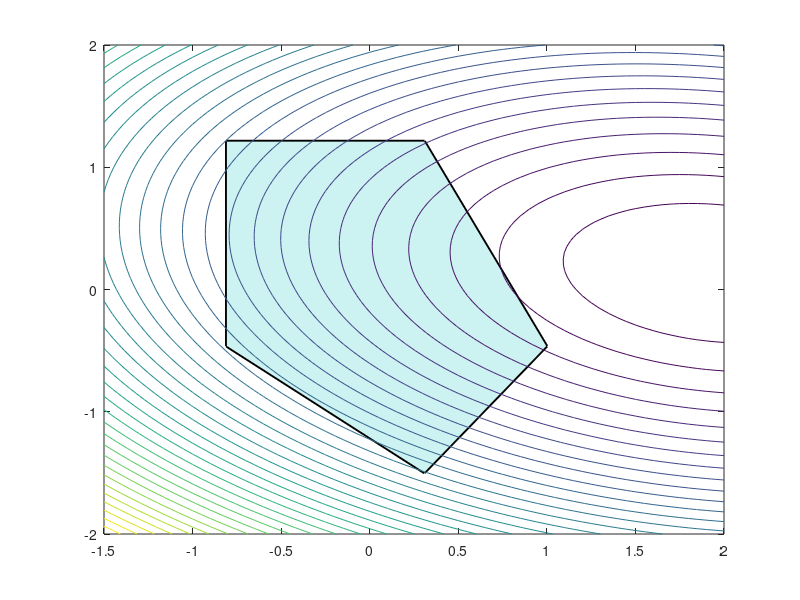

Write MATLAB code to recreate this figure. (Note: this script raises an error after producing the figure.)
% 例程 7.6  弗兰克‑沃尔夫算法示例
Q = [0.30, 0.08; 0.08, 0.7];
b = [-1.2; -0.5];
x0 = [-0.3; 0.9];  %  初始迭代点
%  生成等值线数据
[vx1, vx2] = meshgrid(-1.5: 0.05: 2, -2: 0.05: 2);
y = Q(1, 1)*(vx1.^2) + (Q(2, 1) + Q(1, 2))*vx1.*vx2 + ...
    Q(2, 2)*(vx2.^2) + b(1)*vx1 + b(2)*vx2;
%  定义多边形可行域（约束形式：Ax ≤ c）
%  多边形边数
nply = 5;
A = zeros(nply, 2);
c = zeros(nply, 1);
%  生成多边形顶点（在圆内）
theta_ply = (0:(2*pi)/nply:2*pi);
xply = cos(theta_ply);
yply = 1.5*sin(theta_ply - pi/10);
for i = 1:nply
    %  计算边的方向向量 p = 终点 - 起点
    p = [xply(i + 1) - xply(i), yply(i + 1) - yply(i)];
    %  求解边的法向量
    %  逆时针旋转90度得到法向量
    a = [p(2), -p(1)];
    a = a/norm(a);
    A(i, :) = a;
    %  计算边的偏移量
    c(i) = a*[xply(i); yply(i)];
end
%  算法核心逻辑
%  初始化参数
mingap = 0.01 ;
rx = zeros(50, 2);
figure(1)
plot(xply, yply, 'k', 'LineWidth', 2);
hold  on;
patch(xply, yply, [0.8, 0.95, 0.95]);
contour(vx1, vx2, y, 35);
%  开始
xk = x0;
niter = 1;
rx(1, :) = xk;
while  true
    dJk = Q*xk + b;  %  计算当前点的梯度
    yk = linprog(dJk, A, c, [], [], [], [], [], optimset('Display', 'off'));
    d = yk - xk;
    gap = -dJk'*d;
    if gap < mingap
        break;
    else
        t = 1/(niter + 1);  %  设定步长
        niter = niter + 1;
        xk = xk + (t*d);
        rx(niter, :) = xk;
    end
end
plot(rx(:, 1), rx(:, 2), 'r-', 'LineWidth', 2);
